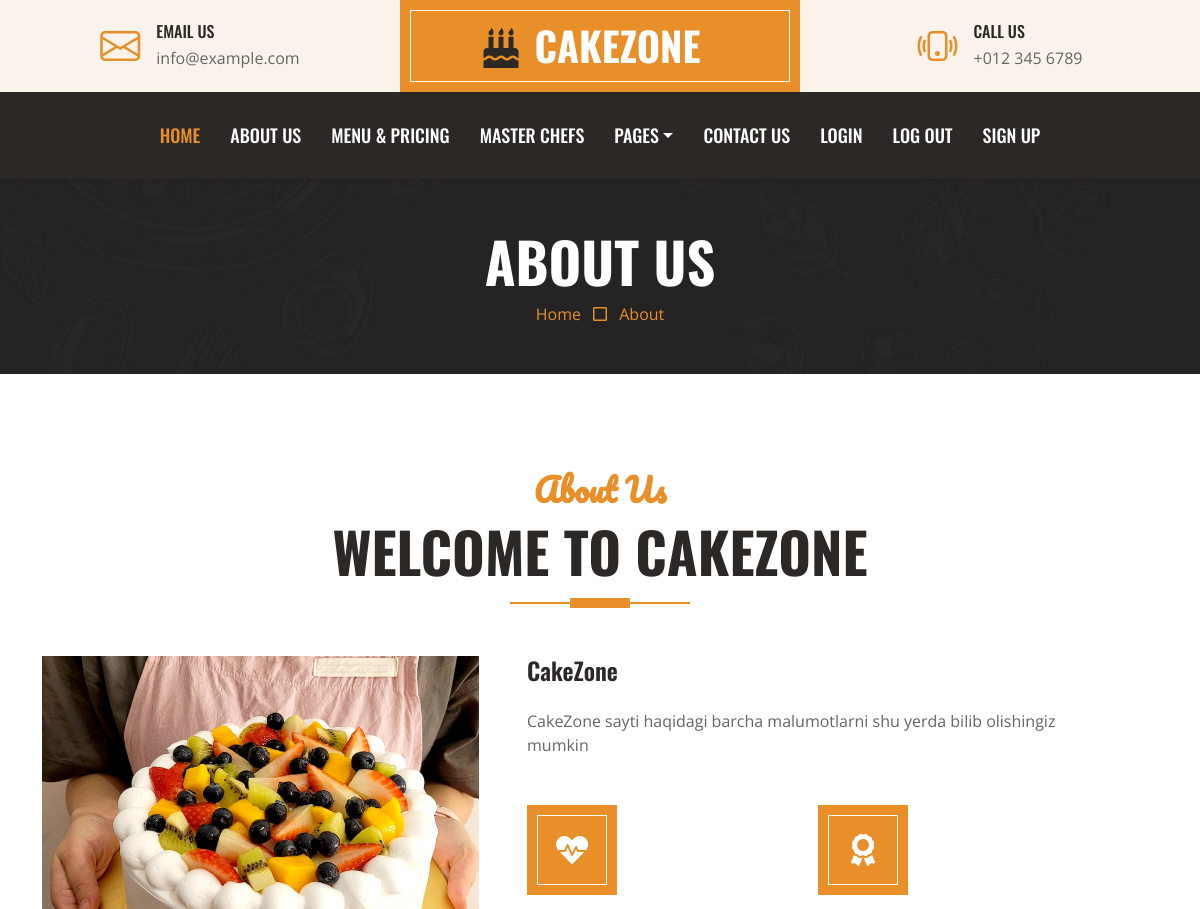
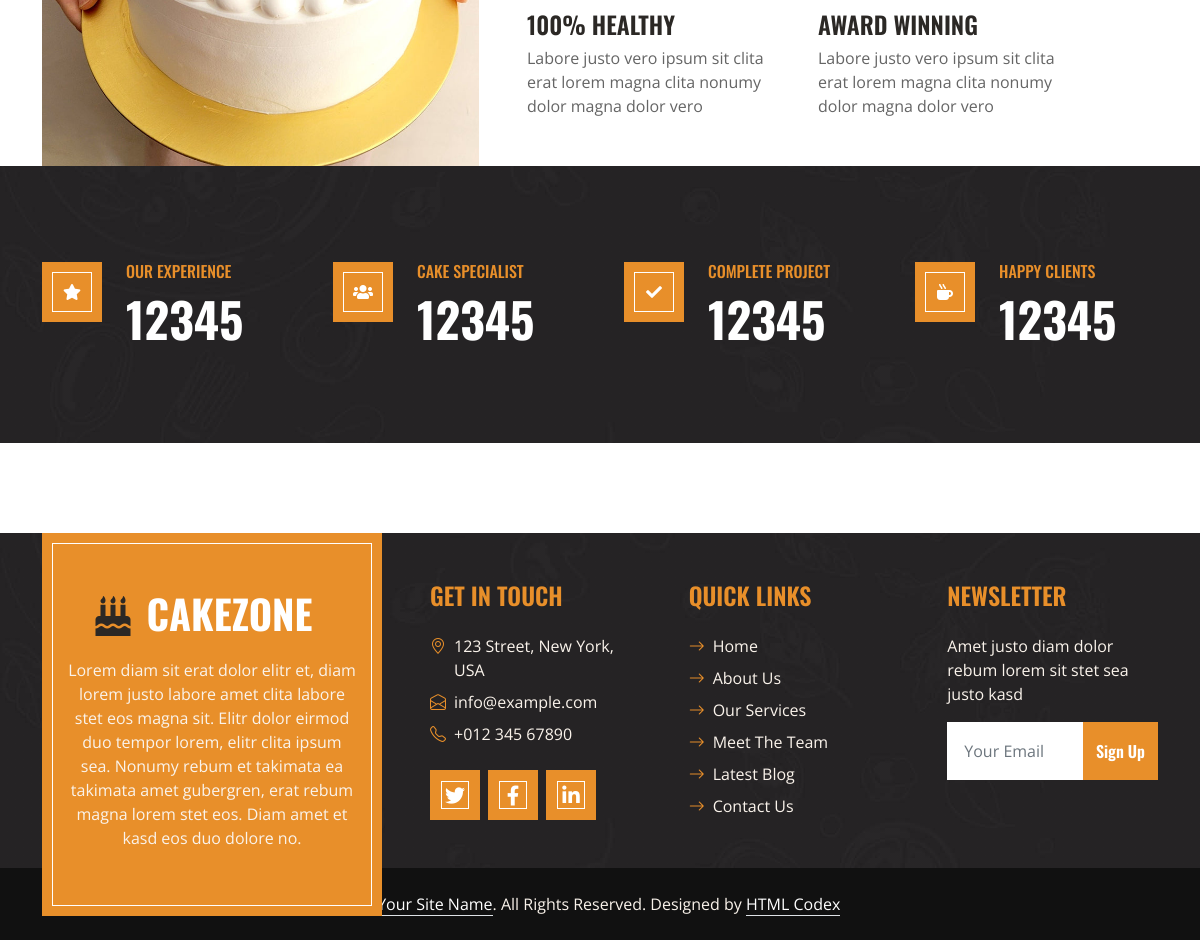
The app's page /blog/about/ with its own data (2 pictures, top to bottom).
### blog/models.py (models this page shows, shortened)
class Aboutus(models.Model):
    name = models.CharField(max_length=100)
    bio = models.TextField()
    img = models.ImageField(upload_to='Aboutus/img')

### blog/views.py (the view)
# urls.py: path('about/', about, name='about'),
def about(request):
    about = Aboutus.objects.all()
    context = {
        "about": about
    }
    return render(request, "about.html", context=context)

### templates/about.html
{% extends 'base.html' %}
{% load static %}
{% block content %}
    <div class="container-fluid bg-dark bg-img p-5 mb-5">
        <div class="row">
            <div class="col-12 text-center">
                <h1 class="display-4 text-uppercase text-white">About Us</h1>
                <a href="{% url 'index' %}">Home</a>
                <i class="far fa-square text-primary px-2"></i>
                <a href="{% url 'about' %}">About</a>
            </div>
        </div>
    </div>
    <div class="container-fluid pt-5">
        <div class="container">
            <div class="section-title position-relative text-center mx-auto mb-5 pb-3" style="max-width: 600px;">
                <h2 class="text-primary font-secondary">About Us</h2>
                <h1 class="display-4 text-uppercase">Welcome To CakeZone</h1>
            </div>
            <div class="row gx-5">
                {% for Aboutus in about %}
                <div class="col-lg-5 mb-5 mb-lg-0" style="min-height: 400px;">
                    <div class="position-relative h-100">
                        <img class="position-absolute w-100 h-100" src="{{Aboutus.img.url}}" style="object-fit: cover;">
                    </div>
                </div>
                <div class="col-lg-6 pb-5">
                    <h4 class="mb-4">{{ Aboutus.name }}</h4>
                    <p class="mb-5">{{ Aboutus.bio }}</p>
                    <div class="row g-5">
                        <div class="col-sm-6">
                            <div class="d-flex align-items-center justify-content-center bg-primary border-inner mb-4" style="width: 90px; height: 90px;">
                                <i class="fa fa-heartbeat fa-2x text-white"></i>
                            </div>
                            <h4 class="text-uppercase">100% Healthy</h4>
                            <p class="mb-0">Labore justo vero ipsum sit clita erat lorem magna clita nonumy dolor magna dolor vero</p>
                        </div>
                        <div class="col-sm-6">
                            <div class="d-flex align-items-center justify-content-center bg-primary border-inner mb-4" style="width: 90px; height: 90px;">
                                <i class="fa fa-award fa-2x text-white"></i>
                            </div>
                            <h4 class="text-uppercase">Award Winning</h4>
                            <p class="mb-0">Labore justo vero ipsum sit clita erat lorem magna clita nonumy dolor magna dolor vero</p>
                        </div>
                    </div>
                </div>
                {% endfor %}
            </div>
        </div>
    </div>
    <div class="container-fluid bg-img py-5 mb-5">
        <div class="container py-5">
            <div class="row gx-5 gy-4">
                <div class="col-lg-3 col-md-6">
                    <div class="d-flex">
                        <div class="bg-primary border-inner d-flex align-items-center justify-content-center mb-3" style="width: 60px; height: 60px;">
                            <i class="fa fa-star text-white"></i>
                        </div>
                        <div class="ps-4">
                            <h6 class="text-primary text-uppercase">Our Experience</h6>
                            <h1 class="display-5 text-white mb-0" data-toggle="counter-up">12345</h1>
                        </div>
                    </div>
                </div>
                <div class="col-lg-3 col-md-6">
                    <div class="d-flex">
                        <div class="bg-primary border-inner d-flex align-items-center justify-content-center mb-3" style="width: 60px; height: 60px;">
                            <i class="fa fa-users text-white"></i>
                        </div>
                        <div class="ps-4">
                            <h6 class="text-primary text-uppercase">Cake Specialist</h6>
                            <h1 class="display-5 text-white mb-0" data-toggle="counter-up">12345</h1>
                        </div>
                    </div>
                </div>
                <div class="col-lg-3 col-md-6">
                    <div class="d-flex">
                        <div class="bg-primary border-inner d-flex align-items-center justify-content-center mb-3" style="width: 60px; height: 60px;">
                            <i class="fa fa-check text-white"></i>
                        </div>
                        <div class="ps-4">
                            <h6 class="text-primary text-uppercase">Complete Project</h6>
                            <h1 class="display-5 text-white mb-0" data-toggle="counter-up">12345</h1>
                        </div>
                    </div>
                </div>
                <div class="col-lg-3 col-md-6">
                    <div class="d-flex">
                        <div class="bg-primary border-inner d-flex align-items-center justify-content-center mb-3" style="width: 60px; height: 60px;">
                            <i class="fa fa-mug-hot text-white"></i>
                        </div>
                        <div class="ps-4">
                            <h6 class="text-primary text-uppercase">Happy Clients</h6>
                            <h1 class="display-5 text-white mb-0" data-toggle="counter-up">12345</h1>
                        </div>
                    </div>
                </div>
            </div>
        </div>
    </div>
{% endblock content %}

### static/css/style.css (style rules this page uses)
:root { --primary: #E88F2A; --secondary: #FAF3EB; --light: #FFFFFF; --dark: #2B2825; }
.font-secondary { font-family: 'Pacifico', cursive; }
h1, h2, .font-weight-bold { font-weight: 700 !important; }
h3, h4, .font-weight-semi-bold { font-weight: 600 !important; }
h5, h6, .font-weight-medium { font-weight: 500 !important; }
.border-inner { position: relative; }
.border-inner * { position: relative; z-index: 1; }
.border-inner::before { position: absolute; content: ""; top: 10px; right: 10px; bottom: 10px; left: 10px; background: none; border: 1px solid var(--light); z-index: 0; }
.section-title::before { position: absolute; content: ""; width: 60px; height: 10px; left: 50%; bottom: 0; margin-left: -30px; background: var(--primary); }
.section-title::after { position: absolute; content: ""; width: 180px; height: 2px; left: 50%; bottom: 4px; margin-left: -90px; background: var(--primary); }
.bg-img { background: linear-gradient(rgba(43, 40, 37, .5), rgba(43, 40, 37, .5)), url(../img/bg.jpg) center center no-repeat; background-size: cover; }

### records on screen
Aboutus: img (picture), name "CakeZone", bio "CakeZone sayti haqidagi barcha malumotlarni shu yerda bilib olishingiz mumkin"
